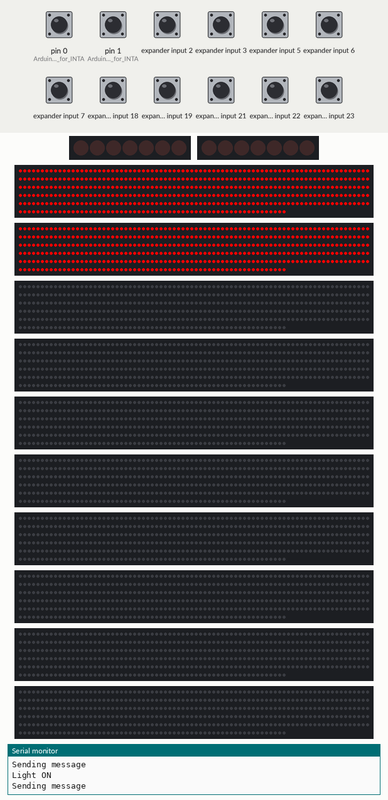
The sketch below on a simulated Arduino Uno, built for the host (arithmetic inside an expression is 32-bit, double 64-bit). Shown: 2 × 7 port-expander outputs drawn as a row of LEDs (first output left, lit = HIGH), 10 × 461 RGB LEDs in strip order, left to right, continuing on the next row, the last lines printed to the serial monitor. Wiring (inferred from the names in the program): MCP23017 port expander at I2C address 0x20; MCP23017 port expander at I2C address 0x21. Wiring (inferred from the signals the program sends): 2 × row of LEDs: on Q0, Q1, Q4, Q8, Q9, Q10, Q11 / on Q0, Q1, Q4, Q8, Q9, Q10, Q11. The inputs (shaded band) are chosen by the test bench; at power-on: expander input 2, expander input 3, expander input 5–7, expander input 18, expander input 19, expander input 21–23, pin 0 (Arduino_pin_2_for_INTA), pin 1 (Arduino_pin_2_for_INTA) HIGH.

Above: at 0.23 s.
At 0.77 s:
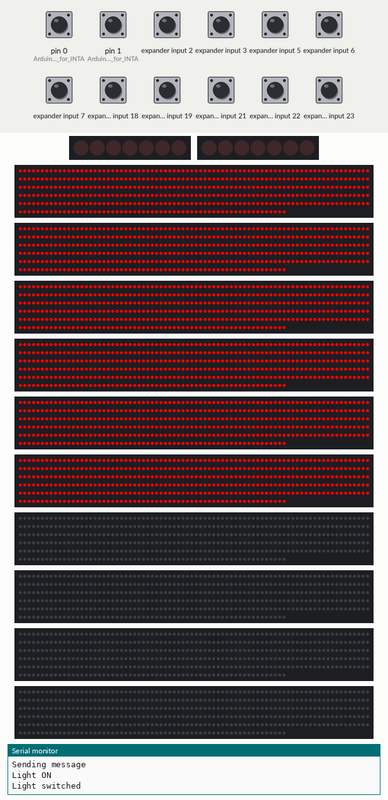
At 1.31 s:
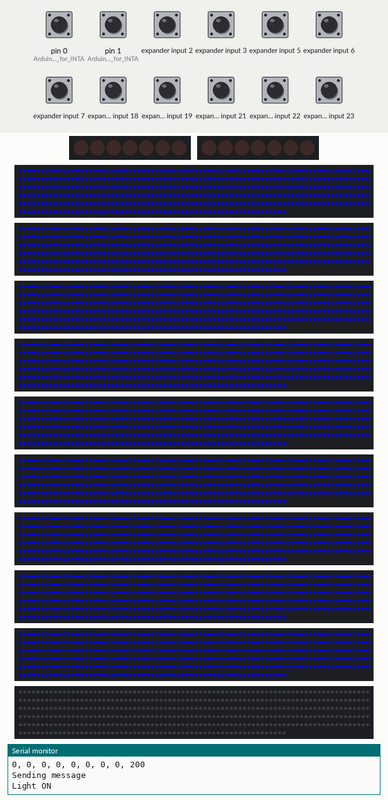
At 3.04 s:
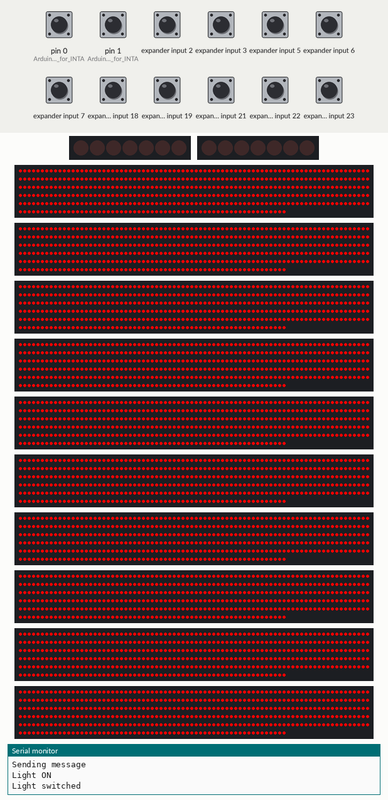
At 37.8 s:
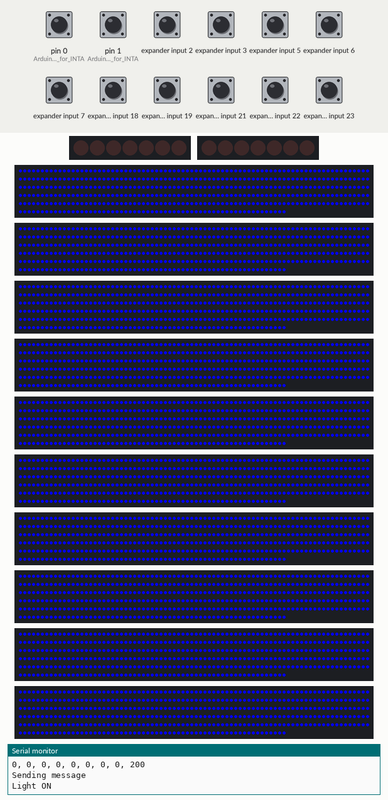

Measured:
- what the display in image 4 shows lasts 1.1 s, from 37.7 s to 38.8 s

The sketch:

ledstriptest.ino
```cpp
#include <Wire.h>
#include <FastLED.h>
#include <SoftwareSerial.h>

#define PIN        6
#define NUMPIXELS  461
#define FASTLED_ALLOW_INTERRUPTS 0

CRGB leds[NUMPIXELS];
bool isRed = true;

#define MCP23017_ADDRESS_A 0x20 // Default I2C address
#define MCP23017_ADDRESS_B 0x21 // Default I2C address

unsigned long lightTimer = millis();

// MCP23017 Register Addresses
#define IODIRA   0x00  // I/O direction register for Port A (1 = input, 0 = output)
#define IODIRB   0x01  // I/O direction register for Port B
#define IPOLA    0x02  // Input polarity register for Port A (1 = inverted, 0 = normal)
#define IPOLB    0x03  // Input polarity register for Port B
#define GPINTENA 0x04  // Interrupt-on-change control for Port A (1 = enable interrupt)
#define GPINTENB 0x05  // Interrupt-on-change control for Port B
#define DEFVALA  0x06  // Default compare register for interrupt on Port A
#define DEFVALB  0x07  // Default compare register for interrupt on Port B
#define INTCONA  0x08  // Interrupt control register for Port A (0 = previous, 1 = DEFVAL)
#define INTCONB  0x09  // Interrupt control register for Port B
#define IOCONA   0x0A  // I/O expander configuration register for Port A
#define IOCONB   0x0B  // I/O expander configuration register for Port B
#define GPPUA    0x0C  // Pull-up resistor configuration for Port A (1 = enable pull-up)
#define GPPUB    0x0D  // Pull-up resistor configuration for Port B
#define INTFA    0x0E  // Interrupt flag register for Port A (read-only, indicates the pin that caused the interrupt)
#define INTFB    0x0F  // Interrupt flag register for Port B
#define INTCAPA  0x10  // Interrupt capture register for Port A (state of the pin at the time of the interrupt)
#define INTCAPB  0x11  // Interrupt capture register for Port B
#define GPIOA    0x12  // General-purpose I/O register for Port A (read/write the state of the pins)
#define GPIOB    0x13  // General-purpose I/O register for Port B
#define OLATA    0x14  // Output latch register for Port A (read/write the output state)
#define OLATB    0x15  // Output latch register for Port B

//volatile bool intARecieved = false;

#define SENSOR_COUNT_A 4
#define SENSOR_COUNT_B 4

volatile bool interuptedA;
unsigned long risingA = 0;
unsigned long travelTimeA = 0;

const uint8_t sensorPinsA[SENSOR_COUNT_A] = {0b00000001, 0b00000010, 0b00000100, 0b00001000};

int lastTriggeredSensorA = 0;
bool sensorTriggeredA = false;
unsigned long lastSensorTriggerTimeA = 0;

volatile bool interuptedB;
unsigned long risingB = 0;
unsigned long travelTimeB = 0;

const uint8_t sensorPinsB[SENSOR_COUNT_B] = {0b00000001, 0b00000010, 0b00000100, 0b00001000};

int lastTriggeredSensorB = 0;
bool sensorTriggeredB = false;
unsigned long lastSensorTriggerTimeB = 0;

unsigned long lastPrint = 0;

const int rxPin = 4; // Pin for receiving data
const int txPin = 5; // Pin for transmitting data
// Create a SoftwareSerial object
SoftwareSerial mySerial(rxPin, txPin); // RX, TX

int distances[5][8];

void setup() {

    // Start serial communication for debugging
  Serial.begin(9600);

  Wire.begin();
  Wire.setClock(800000);  // Set I²C speed to 400kHz
  Serial.begin(9600);           // Serial monitor for debugging
  while(!Serial){}

  Serial.println("setup!");

  pinMode(0, INPUT_PULLUP);     // Arduino pin 2 for INTA (interrupt pin), with internal pull-up
  pinMode(1, INPUT_PULLUP);     // Arduino pin 2 for INTA (interrupt pin), with internal pull-up

  setupMCP23017();

  attachInterrupts();

  interuptedA = false;
  interuptedB = false;

  mySerial.begin(4800); // Initialize SoftwareSerial
}

void attachInterrupts() {
  attachInterrupt(digitalPinToInterrupt(1), handleInterruptA, CHANGE);
  attachInterrupt(digitalPinToInterrupt(0), handleInterruptB, CHANGE);
}

void detachInterrupts() {
  detachInterrupt(digitalPinToInterrupt(1));
  detachInterrupt(digitalPinToInterrupt(0));
}

void loop() {
  unsigned long now = micros();

  checkForInteruptsA(now);
  checkForInteruptsB(now);

  //TODO handel the travel time
  if (travelTimeA != 0) {
    //Serial.println(travelTime);
    int distanceCm = travelTimeA *  0.034 / 2;
    //Serial.print("Distance: ");
    if (distanceCm < 250) {
      transfer(lastTriggeredSensorA, distanceCm);
    }

    //Serial.println(" cm");
  }


  //TODO handel the travel time
  if (travelTimeB != 0) {
    //Serial.println(travelTime);
    int distanceCm = travelTimeB *  0.034 / 2;
    //Serial.print("Distance: ");
    if (distanceCm < 250) {
      transfer(lastTriggeredSensorB + SENSOR_COUNT_A, distanceCm);
    }

    //Serial.println(" cm");
  }

  if (now - lastPrint > 200000) {
    // Calculate smoothed average and print results

    for (int i = 0; i < 8; i++) {
      int avgDistance = average(i);
      Serial.print(avgDistance);
      Serial.print(", ");
    }
    Serial.println(200);
  }

  int Amount = getAmountOfActivatedSensors();
  send_serial(0, Amount);
  if (Amount > 0) {
    Serial.println("Light ON");
    fastLedUpdate();
  } else {
    Serial.println("Light OFF");
  }

}


void checkForInteruptsA(unsigned long now) {
  if (!sensorTriggeredA) {
    triggerNextUltrasonicA();
  }
  else if (interuptedA) {
    readRegisterA(INTCAPA);
    interuptedA = false;

    if (risingA == 0) {
      risingA = now;
    }
    else {
      travelTimeA = now - risingA;
      sensorTriggeredA = false;
    }
  }
  else if (now - lastSensorTriggerTimeA > 50000) {
    readRegisterA(INTCAPA);
    triggerNextUltrasonicA();
  }
}
void checkForInteruptsB(unsigned long now) {
  if (!sensorTriggeredB) {
    triggerNextUltrasonicB();
  }
  else if (interuptedB) {
    readRegisterB(INTCAPA);
    interuptedB = false;

    if (risingB == 0) {
      risingB = now;
    }
    else {
      travelTimeB = now - risingB;
      sensorTriggeredB = false;
    }
  }
  else if (now - lastSensorTriggerTimeB > 50000) {
    readRegisterB(INTCAPA);
    triggerNextUltrasonicB();
  }
}


// Function to configure MCP23017 registers for GPA7 (echo) and GPB0 (trigger)
void setupMCP23017() {
  // Set GPB0 as output (trigger) and GPA7 as input (echo)
  writeRegisterA(IODIRA, 0b11111111);  // IODIRA: 1 = input for GPA7 (echo)
  writeRegisterA(IODIRB, 0b00000000);  // IODIRB: 0 = output for GPB0 (trigger)
  writeRegisterB(IODIRA, 0b11111111);  // IODIRA: 1 = input for GPA7 (echo)
  writeRegisterB(IODIRB, 0b00000000);  // IODIRB: 0 = output for GPB0 (trigger)

  // Enable interrupt on GPA7 (echo pin)
  writeRegisterA(GPINTENA, 0b11111111);  // GPINTENA: Enable interrupt on GPA7 (echo)
  writeRegisterB(GPINTENA, 0b11111111);  // GPINTENA: Enable interrupt on GPA7 (echo)

  // Set interrupt-on-change to trigger on any change (both rising and falling edge) for GPA7
  writeRegisterA(INTCONA, 0b00000000);  // INTCONA: 0 = compare to previous value (interrupt on any change)
  writeRegisterB(INTCONA, 0b00000000);  // INTCONA: 0 = compare to previous value (interrupt on any change)

  writeRegisterA(DEFVALA, 0b11111111); // DEFVALA: 1 = high
  writeRegisterA(DEFVALB, 0b00000000); // DEFVALB: 0 = low
  writeRegisterB(DEFVALA, 0b11111111); // DEFVALA: 1 = high
  writeRegisterB(DEFVALB, 0b00000000); // DEFVALB: 0 = low

  // Enable pull-up resistor on GPA7 (echo)
  writeRegisterA(GPPUA, 0b11111111);  // GPPUA: 1 = pull-up enabled on GPA7 (echo)
  writeRegisterA(GPPUB, 0b11111111);  // GPPUB: 1 = pull-up enabled on GPA7 (echo)
  writeRegisterB(GPPUA, 0b11111111);  // GPPUA: 1 = pull-up enabled on GPA7 (echo)
  writeRegisterB(GPPUB, 0b11111111);  // GPPUB: 1 = pull-up enabled on GPA7 (echo)

  // Clear any pending interrupts (optional)
  readRegisterA(0x12);  // GPIOA: Read to clear any existing interrupt flags for Port A
  readRegisterB(0x12);  // GPIOA: Read to clear any existing interrupt flags for Port A
}


// Function to trigger the ultrasonic sensor for chip A
void triggerNextUltrasonicA() {
  //Serial.print("triggering sensor: ");
  //Serial.println(index);
  // Record the time the trigger pulse was sent
  risingA = 0;
  travelTimeA = 0;
  interuptedA = false;
  sensorTriggeredA = true;
  lastSensorTriggerTimeA = micros();

  int ultrasonicToTrigger = (lastTriggeredSensorA + 1) % SENSOR_COUNT_A;
  lastTriggeredSensorA = ultrasonicToTrigger;


  Wire.beginTransmission(MCP23017_ADDRESS_A);
  Wire.write(GPIOB);
  Wire.write(sensorPinsA[ultrasonicToTrigger]);

  delayMicroseconds(10);  // Delay for 10 microseconds

  Wire.write(GPIOB);
  Wire.write(0b00000000);
  Wire.endTransmission();
}
// Function to trigger the ultrasonic sensor for chip B
void triggerNextUltrasonicB() {
  //Serial.print("triggering sensor: ");
  //Serial.println(index);
  // Record the time the trigger pulse was sent
  risingB = 0;
  travelTimeB = 0;
  interuptedB = false;
  sensorTriggeredB = true;
  lastSensorTriggerTimeB = micros();

  int ultrasonicToTrigger = (lastTriggeredSensorB + 1) % SENSOR_COUNT_B;
  lastTriggeredSensorB = ultrasonicToTrigger;


  Wire.beginTransmission(MCP23017_ADDRESS_B);
  Wire.write(GPIOB);
  Wire.write(sensorPinsB[ultrasonicToTrigger]);

  delayMicroseconds(10);  // Delay for 10 microseconds

  Wire.write(GPIOB);
  Wire.write(0b00000000);
  Wire.endTransmission();
}


// Function to write to MCP23017 register
void writeRegisterA(uint8_t reg, uint8_t value) {
  Wire.beginTransmission(MCP23017_ADDRESS_A);
  Wire.write(reg);
  Wire.write(value);
  Wire.endTransmission();
}
// Function to write to MCP23017 register
void writeRegisterB(uint8_t reg, uint8_t value) {
  Wire.beginTransmission(MCP23017_ADDRESS_B);
  Wire.write(reg);
  Wire.write(value);
  Wire.endTransmission();
}


// Function to read from MCP23017 register
uint8_t readRegisterA(uint8_t reg) {
  Wire.beginTransmission(MCP23017_ADDRESS_A);
  Wire.write(reg);
  Wire.endTransmission();

  Wire.requestFrom(MCP23017_ADDRESS_A, 1);
  return Wire.read();
}
// Function to read from MCP23017 register
uint8_t readRegisterB(uint8_t reg) {
  Wire.beginTransmission(MCP23017_ADDRESS_B);
  Wire.write(reg);
  Wire.endTransmission();

  Wire.requestFrom(MCP23017_ADDRESS_B, 1);
  return Wire.read();
}


// Function that will be called when an interrupt occurs
void handleInterruptA() {
  interuptedA = true;
}
// Function that will be called when an interrupt occurs
void handleInterruptB() {
  interuptedB = true;
}

// Shifts previous distance measurements up and adds the new one
void transfer(int sensorIndex, int newDistance) {
  // Shift all rows up for the specific sensor
  for (int i = 0; i < 4; i++) {
    distances[i][sensorIndex] = distances[i + 1][sensorIndex];
  }
  // Add the new reading at the end
  distances[4][sensorIndex] = newDistance;
}

// Calculates the average distance for a specific sensor
int average(int sensorIndex) {
  int sum = 0;
  for (int i = 0; i < 5; i++) {
    sum += distances[i][sensorIndex];
  }
  return sum / 5; // Return the average
}

void fastLedUpdate() {
  if((millis() - lightTimer) > 33) {
    FastLED.addLeds<NEOPIXEL, PIN>(leds, NUMPIXELS);
    if (isRed) {
      Serial.println("Light switched");
      fill_solid(leds, NUMPIXELS, CRGB::Blue);
    } else {
      fill_solid(leds, NUMPIXELS, CRGB::Red);
    }
    FastLED.show();
    isRed = !isRed;
    lightTimer = millis();
  }
}

int getAmountOfActivatedSensors() {
  int amountOfActivatedSensors = 0;

  for (int i = 0; i < 8; i++) {
    if (average(i) < 100) {
      amountOfActivatedSensors++;
    }
  }
  return amountOfActivatedSensors;
}

void send_serial(int id, int activation) {
  detachInterrupts();
  Serial.println("Sending message");
  String message = "id=" + String(id); // Convert id to String
  message += ":activation_level=" + String(activation); // Convert activation to String
  message += '\n';
  mySerial.println(message); // Send the message over serial
  mySerial.flush(); // Ensure the message is sent
  attachInterrupts();
}
```
